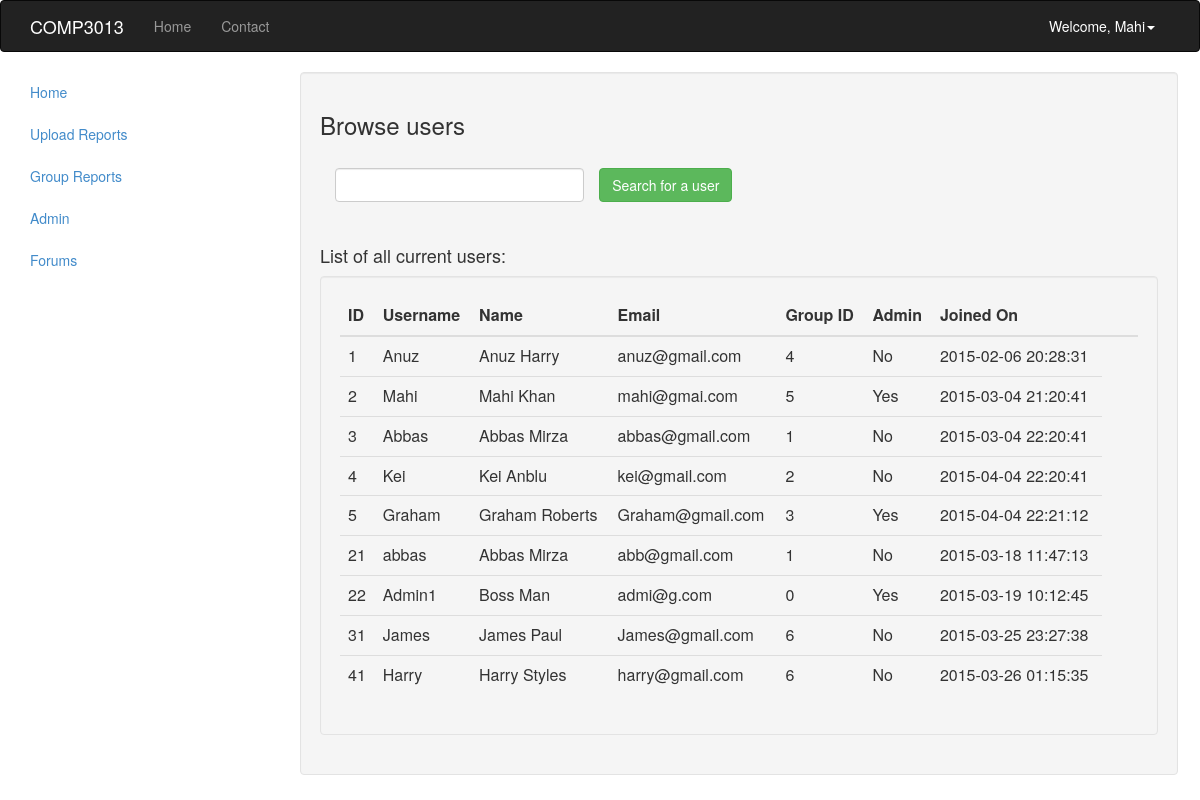
The app's page /browse_users.php (signed in) with its own data.
### tables this page shows
CREATE TABLE `users` (
  `userID` int(11) NOT NULL AUTO_INCREMENT,
  `firstName` varchar(40) NOT NULL,
  `lastName` varchar(40) NOT NULL,
  `userName` varchar(40) NOT NULL,
  `password` char(128) NOT NULL,
  `email` varchar(100) DEFAULT NULL,
  `groupID` int(11) NOT NULL,
  `joinedOn` datetime NOT NULL,
  `admin` tinyint(1) DEFAULT NULL,
  PRIMARY KEY (`userID`)
);

### browse_users.php (the view, shortened to what this page needs)
<?php
require_once "header.php";
?>
<h3> Browse users </h3> <br />
<form method="post" action="browse_users.php">
<div class="col-md-4">
	<input id="textinput" name="searchUser" type="text" class="form-control input-md">
</div>
<button type ="submit "id="singlebutton" name="completedsearch" class="btn btn-success"> Search for a user </button>
</form>
<br />
<h4> List of all current users: </h4>
<div class="well">
    <table class="table">
      <thead>
        <tr>
          <th>ID</th>
          <th>Username</th>
          <th>Name</th>
          <th>Email</th>
          <th>Group ID</th>
          <th>Admin</th>
          <th>Joined On </th>
          <th style="width: 36px;"></th>
        </tr>
      </thead>
      <tbody>
		<?php
			$conx = dbConnect();
			$output = "";
			$sql = "SELECT userID, userName, firstName, lastName, email, groupID, admin, joinedOn
			FROM users";
			$result = mysqli_query($conx, $sql) or die( mysqli_error($conx) );
			while ($row = mysqli_fetch_assoc($result) ) {
				$output.= '
		        <tr>
		          <td>' . htmlentities($row['userID']) . '</td>
		          <td>' . htmlentities($row['userName']) . '</td>
		          <td>' . htmlentities($row['firstName']) . ' ' . htmlentities($row['lastName']) .  '</td>
		          <td>' . htmlentities($row['email']) . '</td>
		          <td>' . htmlentities($row['groupID']) . '</td>';
		          if ($row['admin'] == 0) {
		          	$output .= '<td> No </td>';
		          }
		          else if ($row['admin'] == 1) {
					$output .= '<td> Yes </td>';
		          }
		          $output .= '<td>' . htmlentities($row['joinedOn']) . '</td>
		        </tr>';
			}
			echo $output;
		?>
      </tbody>
    </table>
</div>

### records on screen
users: userID "1", userName "Anuz", firstName "Anuz", lastName "Harry", email "anuz@gmail.com", groupID "4", shows "No", joinedOn "2015-02-06 20:28:31"
users: userID "2", userName "Mahi", firstName "Mahi", lastName "Khan", email "mahi@gmai.com", groupID "5", admin "Yes", joinedOn "2015-03-04 21:20:41"
users: userID "3", userName "Abbas", firstName "Abbas", lastName "Mirza", email "abbas@gmail.com", groupID "1", shows "No", joinedOn "2015-03-04 22:20:41"
users: userID "4", userName "Kei", firstName "Kei", lastName "Anblu", email "kei@gmail.com", groupID "2", shows "No", joinedOn "2015-04-04 22:20:41"
users: userID "5", userName "Graham", firstName "Graham", lastName "Roberts", email "Graham@gmail.com", groupID "3", admin "Yes", joinedOn "2015-04-04 22:21:12"
users: userID "21", userName "abbas", firstName "Abbas", lastName "Mirza", email "abb@gmail.com", groupID "1", shows "No", joinedOn "2015-03-18 11:47:13"
users: userID "22", userName "Admin1", firstName "Boss", lastName "Man", email "admi@g.com", groupID "0", admin "Yes", joinedOn "2015-03-19 10:12:45"
users: userID "31", userName "James", firstName "James", lastName "Paul", email "James@gmail.com", groupID "6", admin "No", joinedOn "2015-03-25 23:27:38"
users: userID "41", userName "Harry", firstName "Harry", lastName "Styles", email "harry@gmail.com", groupID "6", admin "No", joinedOn "2015-03-26 01:15:35"

### other values on screen
$_SESSION['userName'] "Mahi"
